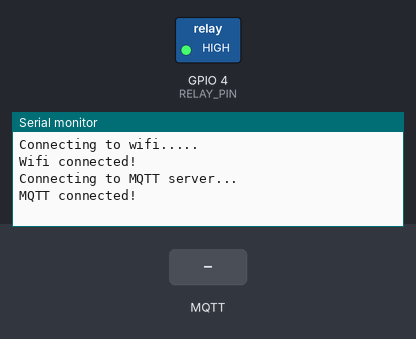
Bench run of a sketch on a simulated ESP32. Shown: switched loads named in the sketch (green lamp = pin HIGH), the last lines printed to the serial monitor. The inputs (shaded band) are chosen by the test bench. WiFi joins after 1.5 s; servers stay silent unless stated; no MQTT or app messages arrive unless stated.

Above: at 5.2 s.
5.3 s: MQTT message "server" arrives on the first subscribed topic
At 6.5 s:
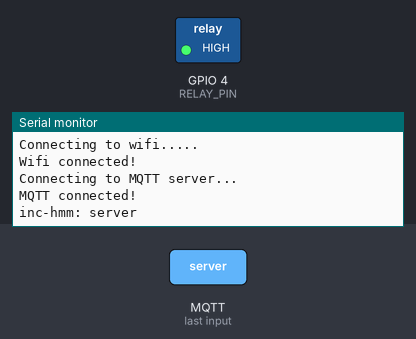
6.8 s: MQTT message "relay" arrives on the first subscribed topic
At 7.6 s:
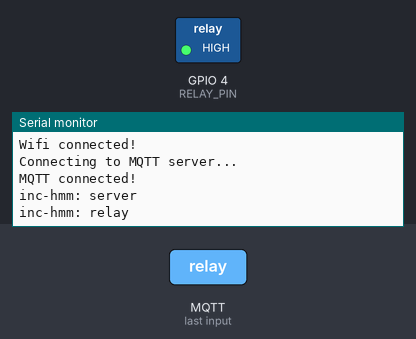
8.3 s: MQTT message "on" arrives on the first subscribed topic
At 8.7 s:
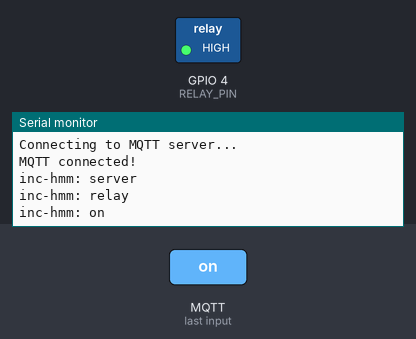

The sketch:

MQTT_relay.ino
```cpp
#include <WiFi.h>
#include <MQTT.h>
#include <ArduinoJson.h>
// Install this library by going to menu Sketch > Include Libary > Manage Libraries...
// Search for StringSplitter and click Install.
#include "StringSplitter.h"

char ssid[] = "wifi network name";  // Replace with your network SSID
char pass[] = "wifi password";  // Replace with your network password
char host[] = "test.mosquitto.org"; // don't change this.
char topic[] = "inc-hmm";						// don't change this.
String client_id = "esp1";					// but please DO change this :)

WiFiClient wifiClient;
MQTTClient client;

#define RELAY_PIN 4

void setup()
{
	Serial.begin(115200);				// serial communication for debugging
	pinMode(RELAY_PIN, OUTPUT); // configure pin 26 as a output.
	digitalWrite(RELAY_PIN, HIGH); // The relays are 'inverted', the connection closes when the
	// input is LOW. So we set it to HIGH on startup.

	// start wifi and mqtt
	WiFi.begin(ssid, pass);
	client.begin(host, wifiClient);
	client.onMessage(messageReceived); // call the messageReceived function when a message is received
	// connect wifi and mqtt
	connectWifi();
	connectMqtt();
	// say hi
	sendMessage("connect");
}

/*
 * The loop function continuously check for new MQTT messages
 */
void loop()
{
	client.loop();
	// check if connected to the MQTT relay server
	if (!client.connected())
	{
		Serial.println("lost connection");
		connectMqtt();
		delay(5000); // prevent flooding the server
	}
}

/*
 * The messageReceived function is called when we receive a message over MQTT.
 * Each message is formatted like this:
 * `origin:command:parameter`
 * `origin` is the sender, here we're looking for messages received from `server`.
 * `command` is the command to be executed, in this example it's the command `relay` we're waiting for.
 * `parameter` can contain extra information, here it can be `on` to turn the relay on and
 * anything else in the parameter will turn the led off.
 */
void messageReceived(String &topic, String &payload)
{
	Serial.println(topic + ": " + payload);

	StringSplitter *splitter = new StringSplitter(payload, ':', 3);
	int itemCount = splitter->getItemCount();

	if (itemCount == 3)
	{ // we have properly formatted command
		String origin = splitter->getItemAtIndex(0);
		String command = splitter->getItemAtIndex(1);
		String parameter = splitter->getItemAtIndex(2);

		if (origin == "server")
		{
			if (command == "relay")
			{
				if (parameter == "on")
				{
					digitalWrite(RELAY_PIN, LOW); // turn on the relay, by making the input LOW
					delay(3000);                  // wait for 3 seconds,
					digitalWrite(RELAY_PIN, HIGH); // and turn the relay off again.
					// Please note that the relay modules we are using have a active low input.
					// This means that making the input pin LOW, will turn 'on' the relay.
				}
			}
		}
	}
}

/* ---------------------- you can ignore code below this line --------------------- */

/*
 * Wait for wifi connection
 */
void connectWifi()
{
	Serial.print("Connecting to wifi...");
	while (WiFi.status() != WL_CONNECTED)
	{
		Serial.print(".");
		delay(1000);
	}
	Serial.println("\nWifi connected!");
	delay(1000);
}

/*
 * Wait for MQTT connection and subscribe to the topic
 */
void connectMqtt()
{
	Serial.print("\nConnecting to MQTT server...");
	while (!client.connect(client_id.c_str()))
	{
		Serial.print(".");
		delay(1000);
	}
	Serial.println("\nMQTT connected!");
	delay(1000);
	client.subscribe(topic);
}

/*
 * Concat the command and parameter into a colon separated string
 * and publish the message
 */
void sendMessage(String message, String parameter)
{
	String msg = client_id + ":" + message + ":" + parameter;
	client.publish(topic, msg);
}

/*
 * Overloaded sendMessage function without the parameter
 */
void sendMessage(String message)
{
	sendMessage(message, "");
}
```

Measured:
- after the input at 5.3 s, the serial monitor: prints a new line at once (image 1)
- after the input at 6.8 s, the serial monitor: prints a new line at once (image 2)
- after the input at 8.3 s, the serial monitor: prints a new line at once (image 3)
